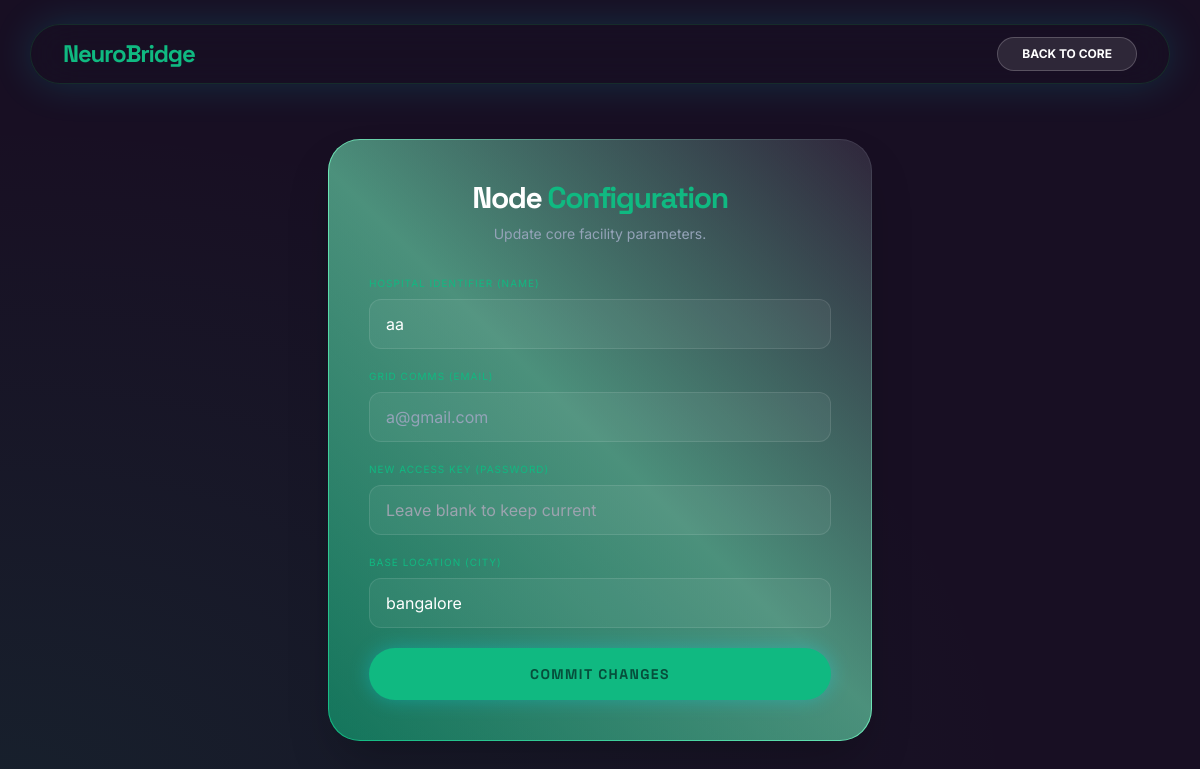
Page /settings (signed in) on the committed database.
### models.py (models this page shows)
class Hospital(db.Model):
    id = db.Column(db.Integer, primary_key=True)
    name = db.Column(db.String(100), nullable=False)
    email = db.Column(db.String(100), unique=True, nullable=False)
    password = db.Column(db.String(100), nullable=False)
    city = db.Column(db.String(50))
    state = db.Column(db.String(50))

### routes/settings_routes.py (the view, shortened to what this page needs)
@settings_bp.route('/settings', methods=['GET', 'POST'])
def settings():
    if 'hospital_id' not in session:
        return redirect(url_for('login'))
    hospital = Hospital.query.get(session['hospital_id'])
    return render_template('settings.html', hospital=hospital)

### app.py (called while the page is built)
@app.after_request
def set_cache_headers(response):
    if response.direct_passthrough is False:
        if any(ext in request.path for ext in ['.js', '.css', '.jpeg', '.jpg', '.png', '.woff', '.woff2']):
            response.cache_control.max_age = 2592000  # 30 days
            response.cache_control.public = True
        else:
            response.cache_control.no_cache = True
            response.cache_control.no_store = True
            response.cache_control.must_revalidate = True
    return response

### templates/settings.html (shortened to what this page needs)
<!DOCTYPE html>
<html class="dark" lang="en">
<head>
    <script src="https://cdn.tailwindcss.com"></script>
</head>
<body class="pb-12 flex items-center justify-center">
<header class="fixed top-0 left-0 right-0 z-40 flex items-center justify-between px-5 md:px-8 py-3 bg-[#180f23]/60 backdrop-blur-[24px] rounded-full mt-4 md:mt-6 mx-auto w-[95%] max-w-7xl border border-green-600/20 shadow-[0_0_40px_rgba(0,229,255,0.15)]">
    <div class="flex items-center gap-2 md:gap-3">
        <span class="text-xl md:text-2xl font-black text-[#10b981] tracking-[-0.05em] font-headline">NeuroBridge</span>
    </div>
    <a href="/dashboard" class="px-4 md:px-6 py-2 text-[10px] md:text-xs font-bold uppercase rounded-full bg-white/10 hover:bg-white/20 text-white transition-all border border-white/20">Back to Core</a>
</header>
<div class="w-full max-w-xl px-4 mt-32">
    <div class="bionic-glass holographic-border rounded-[2rem] p-8 md:p-10 shadow-2xl">
        <div class="text-center mb-8">
            <h2 class="font-headline text-3xl font-black text-white tracking-tighter">Node <span class="text-[#10b981]">Configuration</span></h2>
            <p class="text-slate-400 text-sm mt-2">Update core facility parameters.</p>
        </div>
        <form action="/settings" method="POST" class="space-y-5">
            <div>
                <label class="block text-[10px] uppercase tracking-widest text-[#10b981] mb-2">Hospital Identifier (Name)</label>
                <input type="text" name="name" value="{{ hospital.name }}" class="w-full bg-white/5 border border-white/10 text-white rounded-xl px-4 py-3 focus:border-[#10b981] focus:outline-none transition-all" required>
            </div>
            <div>
                <label class="block text-[10px] uppercase tracking-widest text-[#10b981] mb-2">Grid Comms (Email)</label>
                <input type="email" name="email" value="{{ hospital.email }}" class="w-full bg-white/5 border border-white/10 text-slate-400 rounded-xl px-4 py-3 cursor-not-allowed" readonly>
            </div>
            <div>
                <label class="block text-[10px] uppercase tracking-widest text-[#10b981] mb-2">New Access Key (Password)</label>
                <input type="password" name="password" class="w-full bg-white/5 border border-white/10 text-white rounded-xl px-4 py-3 focus:border-[#10b981] focus:outline-none transition-all" placeholder="Leave blank to keep current">
            </div>
            <div>
                <label class="block text-[10px] uppercase tracking-widest text-[#10b981] mb-2">Base Location (City)</label>
                <input type="text" name="city" value="{{ hospital.city }}" class="w-full bg-white/5 border border-white/10 text-white rounded-xl px-4 py-3 focus:border-[#10b981] focus:outline-none transition-all" required>
            </div>
            <button type="submit" class="w-full py-4 mt-6 rounded-full bg-[#10b981] text-[#064e3b] font-headline font-bold uppercase tracking-widest text-sm shadow-[0_0_20px_rgba(0,229,255,0.3)] hover:scale-[1.02] hover:bg-white transition-all">
                Commit Changes
            </button>
        </form>
    </div>
</div>
</body>
</html>

### templates/settings.html (style rules this page uses)
body { background-color: #180f23; background-image: radial-gradient(at 0% 100%, rgba(16, 185, 129, 0.1) 0px, transparent 60%); min-height: 100vh; color: #ecddf9; font-family: 'Inter', sans-serif; overflow-x: hidden; }
.bionic-glass { background: rgba(24, 15, 35, 0.4); backdrop-filter: blur(24px); border: 1px solid rgba(16, 185, 129, 0.2); }
.holographic-border { border: 1px solid transparent; background: linear-gradient(rgba(24, 15, 35, 0.4), rgba(24, 15, 35, 0.4)) padding-box, linear-gradient(45deg, #10b981, #6ee7b7, #3f354b) border-box; }
.font-headline { font-family: 'Space Grotesk', sans-serif; }

### rows in the picture
Hospital: name "aa", email "a@gmail.com", city "bangalore"
